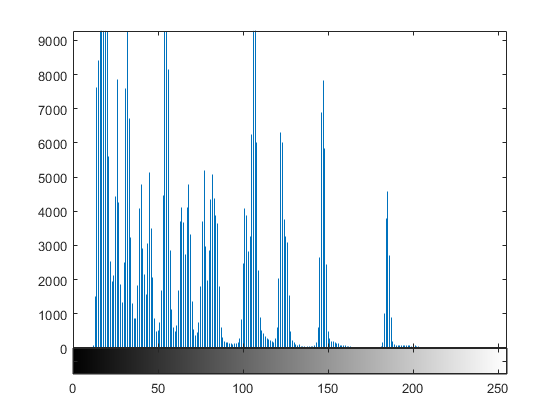
%> input picture saltandpepper/100_sample.png, 560 x 420 px
$ octave --eval "result = eval_defective(imread('100_sample.png'));"   (GNU Octave 9; MATLAB toolbox functions it lacks are replaced by stand-ins)
%> lines starting %> are read from the running program, lines starting %| are printed output that depends on the picture; in (x1, y1, x2, y2) boxes, pixels count from 0 and x2, y2 are one past the last pixel; in counts of white or black regions, pixels touching at a corner belong together; the program's own positions count from 1
function map = eval_defective(I) %evaluating defective noise
t = rgb2gray(I);
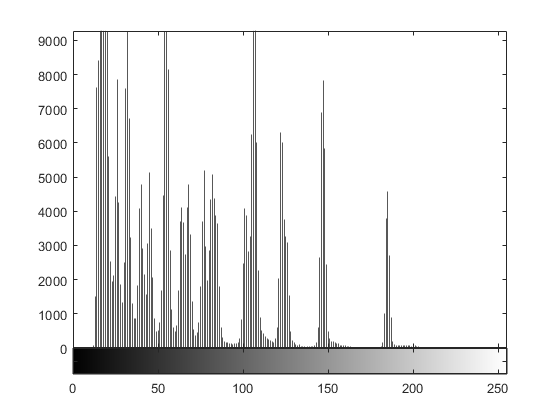
%> t: size 420x560 uint8; min 1, max 255, mean 236.2
Ib = imgaussfilt(t,2);
raw = abs(double(t)-double(Ib));
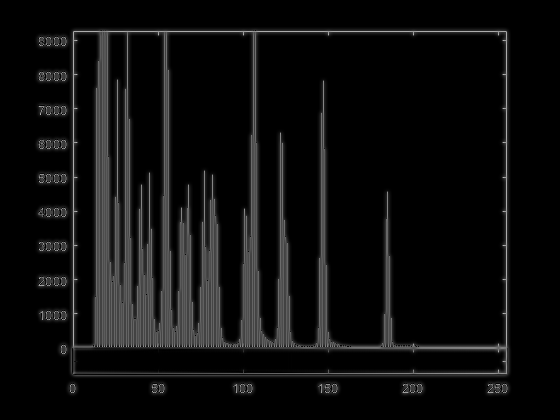
%> raw: size 420x560 double; min 0, max 187, mean 13.7
resp = reshape(raw,[],1);
th = prctile(resp,99.5);
%> th = 156
y = imbinarize(raw, th);
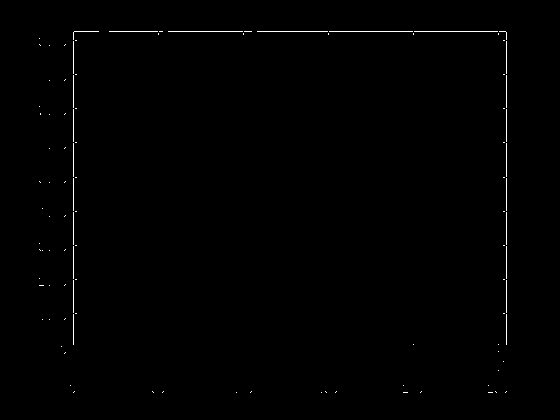
%> y: size 420x560 logical; 0.49% white in thin lines or dots, all inside (x1, y1, x2, y2) = (39, 31, 507, 393)
%edge area detection
blur = imgaussfilt(t,4);
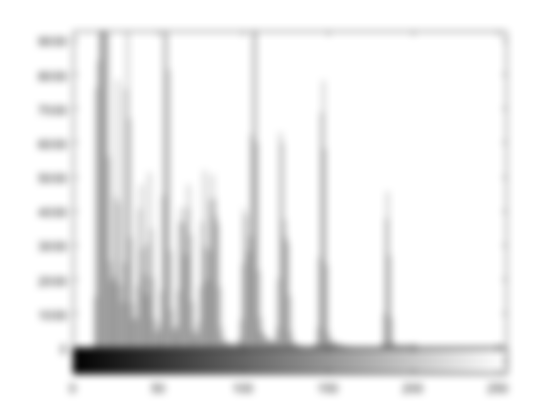
%> blur: size 420x560 uint8; min 6, max 255, mean 236.2
BW1 = edge(blur,'canny');
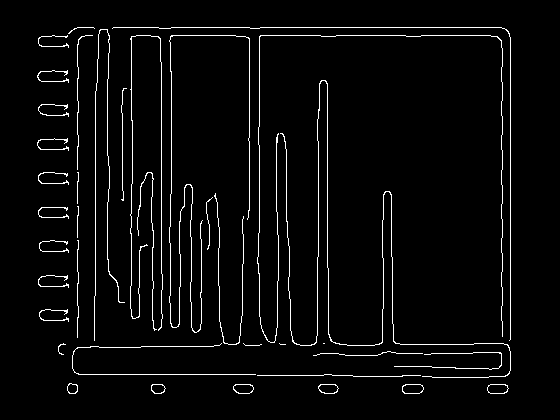
%> BW1: size 420x560 logical; 3.6% white in thin lines or dots, all inside (x1, y1, x2, y2) = (37, 27, 511, 394)
BW2 = imdilate(BW1, strel('disk',4));
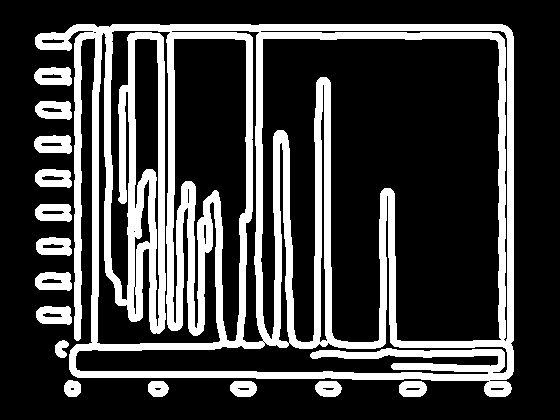
%> BW2: size 420x560 logical; 25% white; 15 white regions, largest, box (x1, y1, x2, y2) and area: (35, 24, 514, 397) 52688, (34, 135, 72, 154) 554, (34, 67, 72, 86) 551
%get defective noise map
map = imbinarize((y - BW2),0);
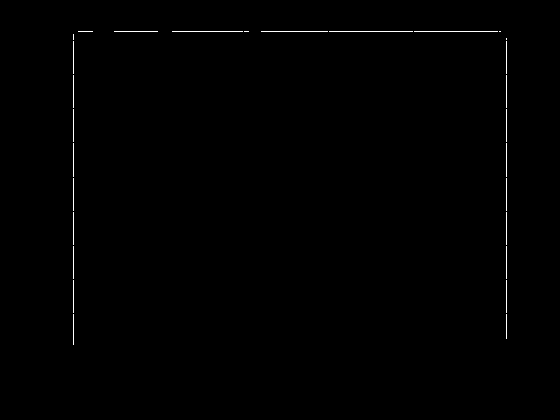
%> map: size 420x560 logical; 0.41% white in thin lines or dots, all inside (x1, y1, x2, y2) = (73, 31, 507, 345)
end
